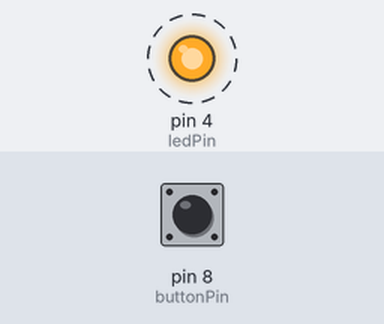
Bench run of a sketch on a simulated Arduino Uno, built with avr-gcc and run on an emulated ATmega328P. Parts: output pins drawn as LEDs (lit = HIGH). Dashed ring = blinking. Inputs (shaded band) come from the test bench; at power-on: pin 8 (buttonPin) HIGH.

Above: at 0.9 s.
1.3 s: pin 8 (buttonPin) pulled LOW for 3.2 s
At 1.3 s:
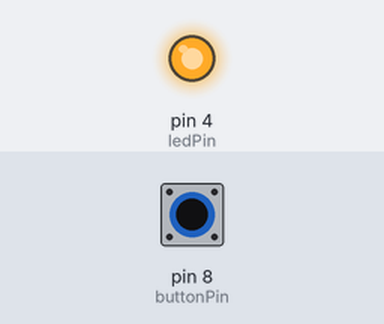
Timing chart, 0 to 12.0 s (numbered marks = the images above; inputs shaded):
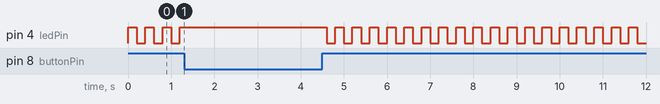

The sketch:

led_on_button_press.ino
```cpp
//If you use different socket numbers update them below
#define buttonPin 8
#define ledPin 4

/* Learn to use pushbutton (button switch) with Arduino - Tutorial
   More info and circuit schematic: http://www.ardumotive.com/arduino-tutorials/category/button
   Dev: Michalis Vasilakis / Date: 19/10/2014
   UPDATED 2/6/2016 - LED to Arduino pin 3 and button to Arduino pin 4*/

//Variables
int buttonState = 0;
int flag=0;

void setup() {
  //Input or output?
  pinMode(ledPin, OUTPUT);
  pinMode(buttonPin, INPUT_PULLUP);
}

void loop(){
  //Read button state (pressed or not pressed?)
  buttonState = digitalRead(buttonPin);

  //If button pressed...
  if (buttonState == HIGH) {
    //...ones, turn led on!
    if ( flag == 0){
      digitalWrite(ledPin, HIGH);
      flag=1; //change flag variable
    }
    //...twice, turn led off!
    else if ( flag == 1){
      digitalWrite(ledPin, LOW);
      flag=0; //change flag variable again
    }
  }
  delay(200); //Small delay

}
```
